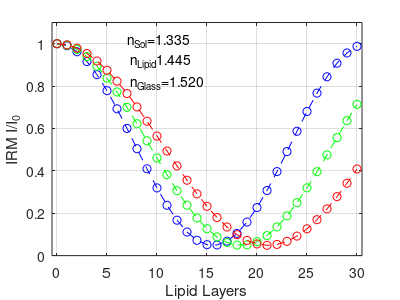
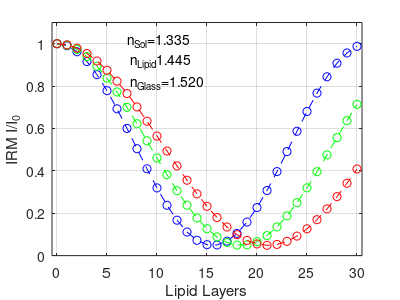
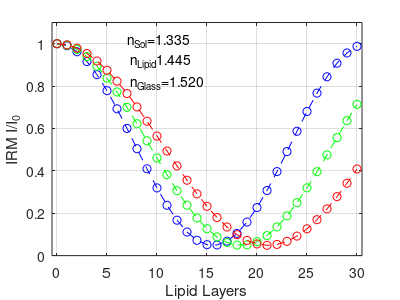

Recreate these plots in MATLAB, in order.
%% I: Bulk Simulation, No Adlayer
clear; clc;

%IRM Light Wavelength
lambda1 = 450e-9;
lambda2 = 532e-9; 
lambda3 = 610e-9;

%Refractive Indices
n0 = 1.52; %Substrate refractive index
n1 = 1.445; %Lipid bilayer refractive index - DOPC
n2 = 1.335; %PBS top solution refractive index

%Distances and Wavelength
m = 0:30;
npoint=numel(m);
d1 = 5e-9; %Lipid bilayer thickness

%Fresnel Reflectance Coefficients
r01 = (n0-n1)/(n0+n1); %Substrate to bilayer
r12 = (n1-n2)/(n1+n2); %Bilayer to top solution

%Fresnel Transmittance Coefficients
t01 = 2*n0/(n0+n1);  %Substrate to bilayer
t12 = 2*n1/(n1+n2); %Bilayer to top solution

%Transfer Matrices between layers
M01 = [1,r01;r01,1]/t01; %Substrate to head
M12 = [1,r12;r12,1]/t12; %Head to tail

%Transfer Matrices within layers - 450 nm
phi1_l1 = 2*pi*n1*d1/lambda1; %Bilayer
M1_l1 = [exp(1i*phi1_l1),0;0,exp(-1*1i*phi1_l1)]; %Bilayer

%Transfer Matrices within layers - 532 nm
phi1_l2 = 2*pi*n1*d1/lambda2; %Bilayer
M1_l2 = [exp(1i*phi1_l2),0;0,exp(-1*1i*phi1_l2)]; %Bilayer

%Transfer Matrices within layers - 610 nm
phi1_l3 = 2*pi*n1*d1/lambda3; %Bilayer
M1_l3 = [exp(1i*phi1_l3),0;0,exp(-1*1i*phi1_l3)]; %Bilayer

%Light Pathway: m01 - j(m1) - m12
for j = 0:(npoint-1)
    M_l1 = M01 * (M1_l1^j) * M12;
    r_l1(j+1) = M_l1(2,1) / M_l1(1,1);
    t_l1(j+1) = 1 / M_l1(1,1);
    
    M_l2 = M01 * (M1_l2^j) * M12;
    r_l2(j+1) = M_l2(2,1) / M_l2(1,1);
    t_l2(j+1) = 1 / M_l2(1,1);
    
    M_l3 = M01 * (M1_l3^j) * M12;
    r_l3(j+1) = M_l3(2,1) / M_l3(1,1);
    t_l3(j+1) = 1 / M_l3(1,1);
end
for k=1:npoint
        R_l1(k)=norm(r_l1(k))^2;
        T_l1(k)=norm(t_l1(k))^2*n2/n0;
		
		R_l2(k)=norm(r_l2(k))^2;
        T_l2(k)=norm(t_l2(k))^2*n2/n0;
		
		R_l3(k)=norm(r_l3(k))^2;
        T_l3(k)=norm(t_l3(k))^2*n2/n0;
end

Rbg=(((n0-n2)./(n0+n2)).^2);
CIRM_l1=R_l1./Rbg;
CIRM_l2=R_l2./Rbg;
CIRM_l3=R_l3./Rbg;


%Creating the graph
figure(2);
plot(m,CIRM_l1,'b--o')
hold on 
plot(m,CIRM_l2,'g--o')
plot(m,CIRM_l3,'r--o')
hold off
xlabel('Lipid Layers')
ylabel('IRM I/I_0')
grid on;
ylim([0,1.1])
xlim([min(m)-0.5,max(m)+0.5])
textct=sprintf('n_S_o_l=%4.3f\n n_L_i_p_i_d%4.3f\n n_G_l_a_s_s=%4.3f\n',n2,n1,n0);
% text('Position',[20 1 0]);
% text(min(xlim())+0.6*(max(xlim())-min(xlim())),0.8*min(ylim())+0.2*(max(ylim())-min(ylim())),textct);
text(7,0.9,textct);

set(gcf,'PaperUnits','inches','PaperPosition',[0 0 4 3])
opfnhead=sprintf('nSol=%4.2f,nLipid=%4.2f, wavelength=%4.1fnm, BulkNoAdlayer',n2,n1,lambda1*1e9);
print([opfnhead,'.png'],'-dpng');
dlmwrite([opfnhead,'.dat'],[m,CIRM_l1],'\t');
I_glass=4000;
Mimg=I_glass*ones(1024,1024);
Mimg(212:812,212:812)=I_glass*CIRM_l1(2);
Mimg(412:612,412:612)=I_glass*CIRM_l1(3);
imwrite(uint16(Mimg),[opfnhead,'.tif']);

opfnhead=sprintf('nSol=%4.2f,nLipid=%4.2f, wavelength=%4.1fnm, BulkNoAdlayer',n2,n1,lambda2*1e9);
print([opfnhead,'.png'],'-dpng');
dlmwrite([opfnhead,'.dat'],[m,CIRM_l2],'\t');
I_glass=4000;
Mimg=I_glass*ones(1024,1024);
Mimg(212:812,212:812)=I_glass*CIRM_l2(2);
Mimg(412:612,412:612)=I_glass*CIRM_l2(3);
imwrite(uint16(Mimg),[opfnhead,'.tif']);

opfnhead=sprintf('nSol=%4.2f,nLipid=%4.2f, wavelength=%4.1fnm, BulkNoAdlayer',n2,n1,lambda3*1e9);
print([opfnhead,'.png'],'-dpng');
dlmwrite([opfnhead,'.dat'],[m,CIRM_l3],'\t');
I_glass=4000;
Mimg=I_glass*ones(1024,1024);
Mimg(212:812,212:812)=I_glass*CIRM_l3(2);
Mimg(412:612,412:612)=I_glass*CIRM_l3(3);
imwrite(uint16(Mimg),[opfnhead,'.tif']);
